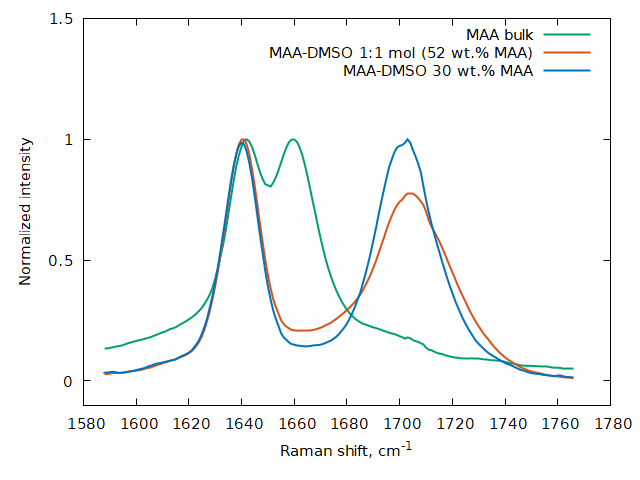

This chart was generated by the following gnuplot code:
set term pngcairo font ",11" lw 2
set out 'export_dmso.png'
set border lw 0.5
load 'parula.pal'
set yrange [-0.1:1.5]
set ytics 0.5
set key vertical maxrows 4
set xlabel 'Raman shift, cm^{-1}'
set ylabel 'Normalized intensity'
plot\
'export_dmso.dat' u 1:2 i 0 w l t 'MAA bulk' ls 10,\
'export_dmso.dat' u 1:2 i 1 w l t 'MAA-DMSO 1:1 mol (52 wt.% MAA)' ls 12,\
'export_dmso.dat' u 1:2 i 2 w l t 'MAA-DMSO 30 wt.% MAA' ls 11
